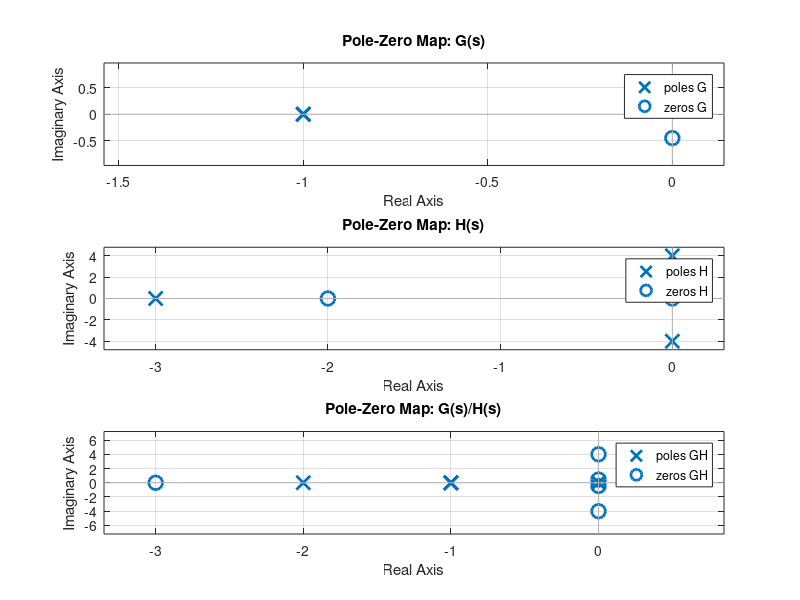

Reproduce this figure in MATLAB. (Note: this script raises an error after producing the figure.)
%% 1
num1 = [5 0 1];
den1 = [1 3 3 1];
G = tf(num1, den1);

num2 = conv([1 0], [1 2]);
den2 = conv(conv([1 4i], [1 -4i]), [1 3]);
H = tf(num2, den2);

pG = pole(G);
zG = zero(G);

pH = pole(H);
zH = zero(H);

GH = G / H;            % G(s) / H(s)
pGH = pole(GH);
zGH = zero(GH);

figure
subplot(3,1,1)
pzmap(G); grid on; title('Pole-Zero Map: G(s)')

subplot(3,1,2)
pzmap(H); grid on; title('Pole-Zero Map: H(s)')

subplot(3,1,3)
pzmap(GH); grid on; title('Pole-Zero Map: G(s)/H(s)')

%% 2
syms a b c s t u(t) y(t) Y U % simboluri

dy = diff(y, t);
dy2 = diff(diff(y, t));
ec = dy2 + a*dy + b*y(t) == c*u(t); %ecuatia diferentiala simbolica

ecLT = laplace(ec,t,s);
sim = [laplace(y(t),t,s) laplace(u(t),t,s) y(0) (subs(diff(y(t),t), t, 0))];
vars = [Y U 0 0]; %

ecLT = subs(ecLT, sim, vars);
ecLT = subs(ecLT, U, 1/s);
ecs = solve(ecLT, Y);
ysol = ilaplace(ecs, s, t);
vars = [a b c];
values = [2 5 2];
ysol = subs(ysol, vars, values);
disp(ysol);


syms a b c s t u(t) y(t) Y U % simboluri

dy = diff(y, t);
dy2 = diff(diff(y, t));
ec = dy2 + a*dy + b*y(t) == c*u(t); %ecuatia diferentiala simbolica

ecLT = laplace(ec,t,s);
sim = [laplace(y(t),t,s) laplace(u(t),t,s) y(0) (subs(diff(y(t),t), t, 0))];
vars = [Y U 1 2]; %

ecLT = subs(ecLT, sim, vars);
ecLT = subs(ecLT, U, 1/s);
ecs = solve(ecLT, Y);
ysol = ilaplace(ecs, s, t);
vars = [a b c];
values = [3 2 3];
ysol = subs(ysol, vars, values);
disp(ysol);

%% 3
G1 = tf(1, [1 10]);
G2 = tf(1, [1 1]);
G3 = tf([1 0 1], [1 4 4]);
G4 = tf([1 1], [1 6]);

H1 = tf(2, 1);
H2 = tf([1 1], [1 2]);
H3 = tf(1, 1);

H1 = H1/G4;
G34 = series(G3, G4);
G34H2 = feedback(G34, H2);
G234H2 = series(G2, G34H2);
G234H12 = feedback(G234H2, H1);
G1234H12 = series(G1, G234H12);
G = feedback(G1234H12, H3);

% Inspect final G
G;
% Minimalization
Gmin = minreal(G)

%% 4
G1 = tf(1, [1 10]);
G2 = tf(1, [1 1]);
G3 = tf([1 0 1], [1 4 4]);
G4 = tf([1 1], [1 6]);

H1 = tf(2, 1);
H2 = tf([1 1], [1 2]);
H3 = tf(1, 1);

aG12 = parallel(G1, G2);
aH12 = parallel(H1, -H2);
aG = feedback(aG12, aH12);

G1H1 = feedback(G1, H1);
% ?
